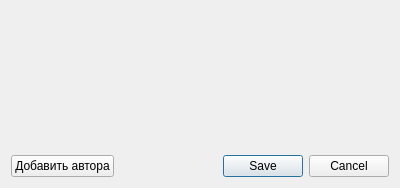
<?xml version="1.0" encoding="UTF-8"?>
<ui version="4.0">
 <class>GUI_ChangeAuthors</class>
 <widget class="QDialog" name="GUI_ChangeAuthors">
  <property name="geometry">
   <rect>
    <x>0</x>
    <y>0</y>
    <width>400</width>
    <height>188</height>
   </rect>
  </property>
  <property name="windowTitle">
   <string>Изменение авторов</string>
  </property>
  <layout class="QVBoxLayout" name="verticalLayout">
   <item>
    <layout class="QVBoxLayout" name="listOfAuthorsLayout"/>
   </item>
   <item>
    <spacer name="verticalSpacer">
     <property name="orientation">
      <enum>Qt::Vertical</enum>
     </property>
     <property name="sizeHint" stdset="0">
      <size>
       <width>20</width>
       <height>40</height>
      </size>
     </property>
    </spacer>
   </item>
   <item>
    <layout class="QHBoxLayout" name="horizontalLayout">
     <item>
      <widget class="QPushButton" name="addButton">
       <property name="text">
        <string>Добавить автора</string>
       </property>
      </widget>
     </item>
     <item>
      <spacer name="horizontalSpacer">
       <property name="orientation">
        <enum>Qt::Horizontal</enum>
       </property>
       <property name="sizeHint" stdset="0">
        <size>
         <width>40</width>
         <height>20</height>
        </size>
       </property>
      </spacer>
     </item>
     <item>
      <widget class="QDialogButtonBox" name="buttonBox">
       <property name="standardButtons">
        <set>QDialogButtonBox::Cancel|QDialogButtonBox::Save</set>
       </property>
      </widget>
     </item>
    </layout>
   </item>
  </layout>
 </widget>
 <layoutdefault spacing="6" margin="11"/>
 <resources/>
 <connections/>
</ui>
